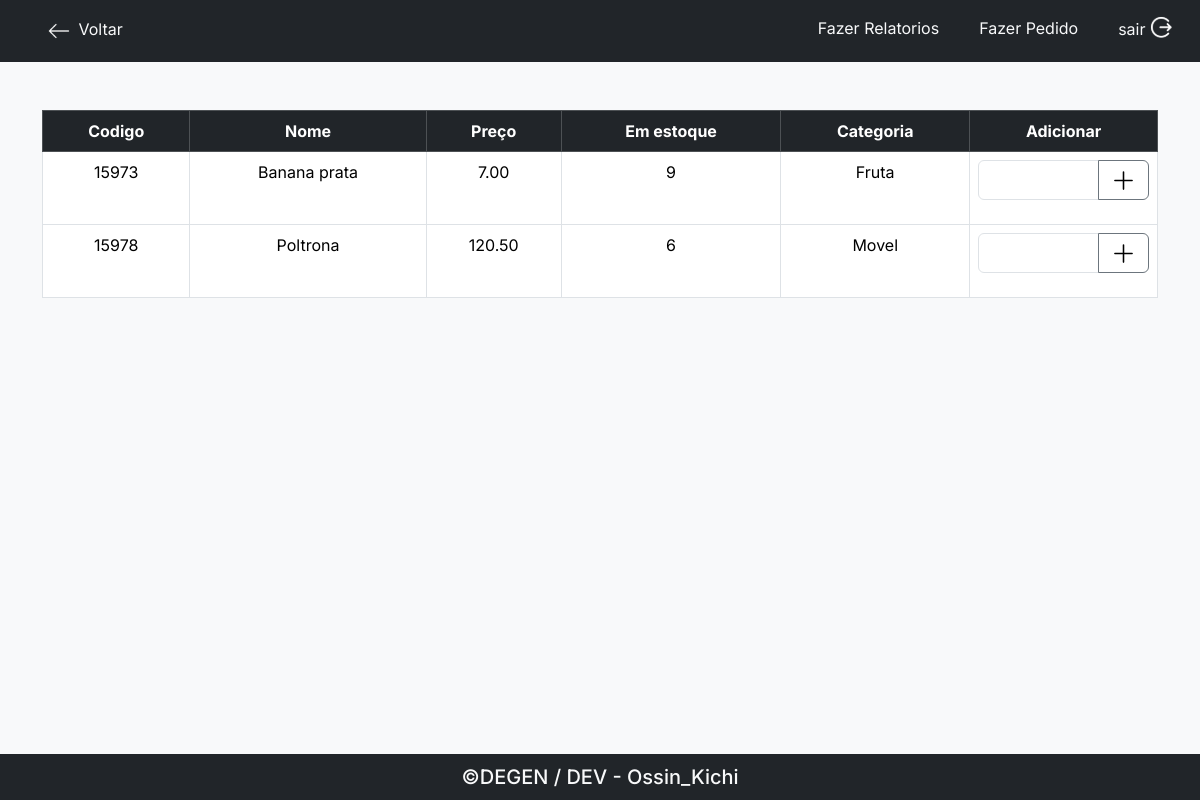
The page /estoque (signed in) on the database its author committed.
### tables this page shows
CREATE TABLE `products` (
  `code` int(10) NOT NULL,
  `name` varchar(350) NOT NULL,
  `price` varchar(15) NOT NULL,
  `inStock` int(10) NOT NULL,
  `category` varchar(350) NOT NULL
);

### Core/Controller.php (called while the page is built, shortened)
<?php
class Controller{
    public function carregarTemplate($nomeView, $dadosModel = [],$title,$dados2){
        $this->dados = $dadosModel;
        require 'View/template.php';
    }
    public function carregarViewNoTemplate($nomeView, $dadosModel = []){
        require 'View/'.$nomeView.'.php';
    }
}

### Controller/estoqueController.php (called while the page is built, shortened)
<?php
class estoqueController extends Controller{
    private $produto;
    public function __construct() {
        $this->produto = new Product;
    }
    public function  index(){
        $dados = $this->estoque();
        $this->carregarTemplate('productList',$dados,'Estoque',[]);
    }
    protected function estoque(){
        $dados = $this->produto::getProduto();
        return $dados;
    }
}

### index.php (called while the page is built, shortened)
<?php
$c = new Core();

### Model/Product.php (called while the page is built, shortened)
<?php
class Product extends DataBase{
    public static function getProduto(){
        try {
            $sql = self::$pdo->prepare('SELECT * FROM products');
            $sql->execute();
            $dados = $sql->fetchAll(PDO::FETCH_ASSOC);
            return $dados;
        } catch (\PDOException $errorPdo) {
            return $errorPdo->getMessage();
        }
    }
}

### View/productList.php (the view, shortened to what this page needs)
<nav class="navbar bg-dark">
    <div class="container-fluid navbar-expand-lg">
        <ul class="navbar-nav">
            <li class="nav-item ms-4">
                <a class="nav-link text-light " href="home">
                    <img src="\assets/svg/arrowleft.svg" alt="">
                    Voltar
                </a>
            </li>
        </ul>
        <ul class="navbar-nav">
            <?php
                if($_SESSION['accessLevel'] == 0 && $_SESSION['accessLevel'] != 2 && $_SESSION['accessLevel'] != 1){
                    ?>
                    <li class="nav-item ms-4">
                        <a href="estoque/entrada" class="nav-link text-light">Resgistro de entrada</a>
                    </li>
                    <li class="nav-item ms-4">
                        <a class="nav-link text-light" href="relatorio">Relatorios</a>
                    </li>
                    <li class="nav-item ms-4">
                        <a class="nav-link text-light" href="estoque/produto">Novo Produto</a>
                    </li>
                    <li class="nav-item ms-4">
                        <a class="nav-link text-light" href="estoque/pedidos">Pedidos</a>
                    </li>
                    <?php
                }elseif($_SESSION['accessLevel'] != 2 && $_SESSION['accessLevel'] != 0 && $_SESSION['accessLevel'] == 1 ){
                    ?>
                    <li class="nav-item ms-4">
                        <a class="nav-link text-light" href="relatorio/criarRelarios">Fazer Relatorios</a>
                    </li>
                    <li class="nav-item ms-4">
                        <a class="nav-link text-light" href="estoque/pedido">Fazer Pedido</a>
                    </li>
                    <?php
                }
            ?>
            <li class="nav-item ms-4">
                <a class="nav-link text-light" href="/login/logout">
                    sair
                    <img src="\assets/svg/logout.svg" alt="Logout" width="30">
                </a>
            </li>
        </ul>
    </div>
</nav>
<section>
    <div class="container mt-5">
        <table class="table table-bordered">
            <thead class="text-center table-dark">
                <tr>
                    <th scope="col">Codigo</th>
                    <th scope="col">Nome</th>
                    <th scope="col">Preço</th>
                    <th scope="col">Em estoque</th>
                    <th scope="col">Categoria</th>
                    <th scope="col">Adicionar</th>
                </tr>
            </thead>
            <tbody class="text-center">
                        <?php
                    for ($i=0; $i < count($this->dados); $i++) {
                ?>
                <tr>
                <?php
                    foreach ($this->dados[$i] as $key=>$val) {
                        if($key != 'id'){
                ?>
                    <td><?=$val;?></td>
                <?php }  }?>
                    <td>
                        <form action="estoque/alterarEstoque/" method="get">
                            <div class="input-group mb-3">
                                <input class="form-control" type="number" min='0' name="amount" style="width: 25px;">
                                <button class="btn btn-outline-secondary" type="submit" id="button-addon1" name="code" value="<?=$this->dados[$i]['code'];?>">
                                    <img src="\assets/svg/add.svg" width="25" alt="">
                                </button>
                            </div>
                        </form>
                    </td>
                </tr>
                <?php  }  ?>
            </tbody>
        </table>
    </div>
</section>

### css/style.css (style rules this page uses)
* { margin: 0; padding: 0; box-sizing: border-box; font-family: 'Inter', sans-serif; }
body { width: 100vw; height: 100vh; background: #F8F9FA; display: flex; flex-direction: column; }
section { flex: 1; }

### rows shown on the page
products: code "15973", name "Banana prata", price "7.00", inStock "9", category "Fruta"
products: code "15978", name "Poltrona", price "120.50", inStock "6", category "Movel"
